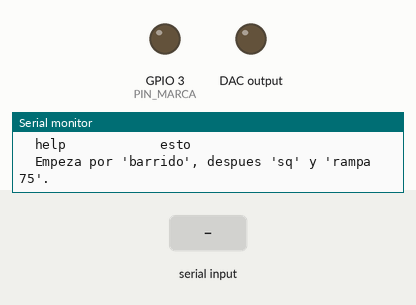
Simulated run of this sketch. Board: ESP32-C3. Shown: output pins drawn as LEDs (lit = HIGH), the last lines printed to the serial monitor. Wiring (inferred from the names in the program): MCP4725 DAC at I2C address 0x60. The inputs (shaded band) are chosen by the test bench.

Above: at 1.5 s.
1.6 s: "barrido\n" received over Serial
At 2.5 s:
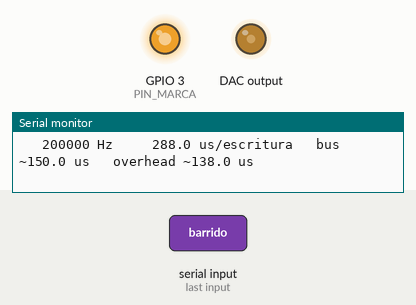
4.6 s: "sq 1\n" received over Serial
At 5.8 s:
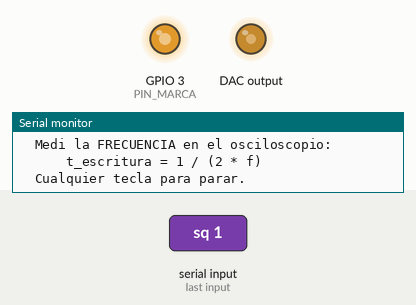
6.1 s: "help 1\n" received over Serial
At 6.6 s:
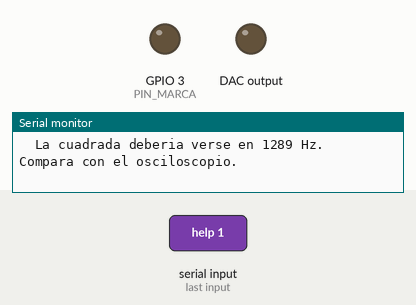
7.6 s: "rampa\n" received over Serial
At 8.6 s:
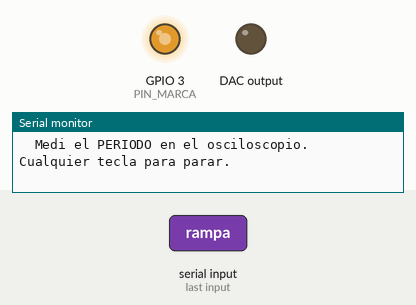
Timing chart, 0 to 10.5 s (numbered marks = the images above; inputs shaded):
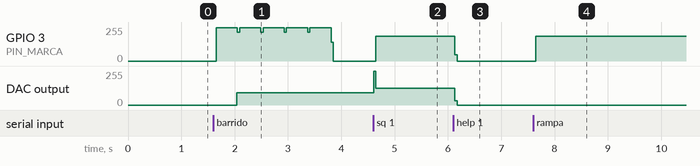

Measured:
- after the input at 1.6 s, DAC output: 0/255 → 93/255 after 0.44 s
- after the input at 4.6 s, GPIO 3 (PIN_MARCA): 0/255 → 187/255 after 0.05 s; DAC output: 93/255 → 127/255 at once
- after the input at 6.1 s, GPIO 3 (PIN_MARCA): 187/255 → 0/255 at once; DAC output: 127/255 → 0/255 at once
- after the input at 7.6 s, GPIO 3 (PIN_MARCA): 0/255 → 187/255 after 0.05 s

The sketch:

velocidad_dac.ino
```cpp
/*
 * velocidad_dac.ino
 * -----------------
 * Cuanto tarda REALMENTE una escritura al MCP4725, y que relacion impone eso
 * entre el PRF y la cantidad de escalones de la rampa.
 *
 * Es un sketch de MEDICION, aislado a proposito:
 *   - No toca el I2S ni el PCM1808.
 *   - No usa la tabla de predistorsion: los codigos van lineales.
 *   - No guarda nada en flash.
 * Todo lo que hace es escribirle al DAC y contar el tiempo. Si algo no cierra,
 * el problema esta en estas 250 lineas y en ningun otro lado.
 *
 * CABLEADO
 *   GPIO0 -> SDA      GPIO1 -> SCL      3V3 -> VCC      GND -> GND
 *   GPIO3 -> canal 2 del osciloscopio (marca: sube DURANTE la escritura I2C)
 *   OUT   -> canal 1 del osciloscopio
 *
 * COMPILACION
 *   Placa "Nologo ESP32C3 Super Mini", o "ESP32C3 Dev Module" con
 *   USB CDC On Boot = Enabled. Si no, el monitor serie queda mudo.
 *
 * LAS TRES MEDICIONES QUE IMPORTAN
 *   sq              cuadrada a maxima velocidad. Medi la FRECUENCIA en el
 *                   osciloscopio: t_escritura = 1 / (2 * f). Es la medicion
 *                   mas confiable porque no depende del reloj del ESP32.
 *   rampa <pasos>   triangular a maxima velocidad con esa cantidad de
 *                   escalones. Te dice el PRF minimo alcanzable, que es
 *                   justo la relacion PRF <-> pasos que buscamos.
 *   barrido         repite la medicion a 100k, 200k, 400k, 800k y 1M de
 *                   reloj I2C y arma la tabla.
 */

#include <Wire.h>

#if defined(ARDUINO_USB_CDC_ON_BOOT) && ARDUINO_USB_CDC_ON_BOOT == 0
#warning "Compilalo con USB CDC On Boot = Enabled o no vas a ver nada en el monitor."
#endif

// --------------------------------------------------------------------------
//  Configuracion
// --------------------------------------------------------------------------
#define PIN_SDA     0
#define PIN_SCL     1
#define PIN_MARCA   3        // sube durante la escritura: canal 2 del osciloscopio

#define DAC_MAX  4095        // 12 bits

// Ancho de banda del VCO, de firmware/gpr_barrido/tabla_vco.h (943 a 1981.7 MHz).
// Esta a mano y no incluido a proposito: este sketch no depende de nada.
#define BW_MHZ   1038.7f

#define C_LUZ    3.0e8f

static uint8_t  g_addr = 0x60;
static bool     g_ok   = false;
static uint32_t g_clk  = 400000;
static float    g_tesc = 0.0f;      // us por escritura, ultimo valor medido

// --------------------------------------------------------------------------
//  Escritura al DAC
// --------------------------------------------------------------------------
//
// Fast Mode Write: dos bytes, sin tocar la EEPROM. El nibble alto del primer
// byte lleva C2=0 C1=0 PD1=0 PD0=0, o sea que alcanza con enmascarar.
// NUNCA usar el comando de EEPROM: aguanta ~1e6 ciclos y tarda 25-50 ms.
//
static inline bool escribir(uint16_t v) {
  if (v > DAC_MAX) v = DAC_MAX;
  digitalWrite(PIN_MARCA, HIGH);
  Wire.beginTransmission(g_addr);
  Wire.write((uint8_t)((v >> 8) & 0x0F));
  Wire.write((uint8_t)(v & 0xFF));
  bool ok = (Wire.endTransmission() == 0);
  digitalWrite(PIN_MARCA, LOW);
  return ok;
}

static bool buscarDAC() {
  for (uint8_t a = 0x60; a <= 0x67; a++) {
    Wire.beginTransmission(a);
    if (Wire.endTransmission() == 0) { g_addr = a; g_ok = true; return true; }
  }
  g_ok = false;
  return false;
}

// --------------------------------------------------------------------------
//  Medicion por software
// --------------------------------------------------------------------------
//
// Mide el lazo completo: transaccion en el bus MAS el overhead de la libreria
// Wire. Ese es el numero que importa, porque es el que limita la rampa.
// La cuenta de bus puro seria ~30 bits a g_clk; la diferencia es el driver.
//
static float medir(uint32_t n) {
  uint32_t t0 = micros();
  for (uint32_t i = 0; i < n; i++) escribir((uint16_t)(i & DAC_MAX));
  uint32_t dt = micros() - t0;
  return (float)dt / (float)n;
}

static void mostrarUna(uint32_t clk, float us) {
  float bus = 30.0f * 1e6f / (float)clk;      // ~30 bits: start + 3 bytes + acks + stop
  Serial.printf("  %7lu Hz  %8.1f us/escritura   bus ~%.1f us   overhead ~%.1f us\n",
                (unsigned long)clk, us, bus, us - bus);
}

// --------------------------------------------------------------------------
//  Tabla PRF <-> pasos
// --------------------------------------------------------------------------
//
// Con N niveles hay N-1 intervalos, y una triangular completa los recorre dos
// veces: subida y bajada. O sea 2*(N-1) escrituras por periodo de PRF.
//
//   PRF_min = 2 * (N-1) * t_escritura
//   N_max   = 1 + PRF / (2 * t_escritura)
//
// La fisica que cuelga de N:
//   df    = BW / (N-1)                salto de frecuencia por escalon
//   R_amb = c / (4*df)                alcance no ambiguo, UN canal real
//                                     (con I/Q seria c/(2*df))
//
static void tablaPrf() {
  if (g_tesc <= 0.0f) {
    Serial.println("[error] primero corre 'mide' o 'sq' para tener t_escritura");
    return;
  }
  float dr_cm = C_LUZ / (2.0f * BW_MHZ * 1e6f) * 100.0f;

  Serial.println();
  Serial.printf("  t_escritura medida : %.1f us\n", g_tesc);
  Serial.printf("  Ancho de banda     : %.0f MHz\n", BW_MHZ);
  Serial.printf("  Resolucion         : %.1f cm  (la fija BW, no los pasos)\n", dr_cm);
  Serial.println();
  Serial.println("  PRF [ms]   pasos max   df [MHz]   R_amb [m]");
  Serial.println("  ---------------------------------------------");

  const float prfs[] = {5, 10, 20, 37, 50, 100, 200, 500};
  for (uint8_t i = 0; i < sizeof(prfs) / sizeof(prfs[0]); i++) {
    float n = 1.0f + prfs[i] * 1000.0f / (2.0f * g_tesc);
    if (n < 2.0f) {
      Serial.printf("  %7.0f      -- no alcanza ni para 2 escalones --\n", prfs[i]);
      continue;
    }
    uint32_t N = (uint32_t)n;
    float df = BW_MHZ / (float)(N - 1);
    float ramb = C_LUZ / (4.0f * df * 1e6f);
    Serial.printf("  %7.0f   %9lu   %8.2f   %9.2f\n",
                  prfs[i], (unsigned long)N, df, ramb);
  }
  Serial.println();
  Serial.println("  Leelo al reves si lo que te importa es el alcance: elegis");
  Serial.println("  R_amb, eso te fija los pasos, y los pasos te fijan el PRF.");
  Serial.println();
}

// --------------------------------------------------------------------------
//  Cuadrada a maxima velocidad
// --------------------------------------------------------------------------
//
// El DAC alterna entre dos codigos lo mas rapido que puede. En el osciloscopio
// sale una cuadrada de periodo 2*t_escritura. Medir una frecuencia es facil
// hasta en un osciloscopio malo, y ademas se ve si la salida ALCANZA a
// establecerse: si en vez de cuadrada ves trapecio, el DAC no llega.
//
static void cuadrada(uint16_t bajo, uint16_t alto) {
  Serial.printf("\n  Cuadrada entre %u y %u a maxima velocidad.\n", bajo, alto);
  Serial.println("  Medi la FRECUENCIA en el osciloscopio:");
  Serial.println("      t_escritura = 1 / (2 * f)");
  Serial.println("  Cualquier tecla para parar.\n");

  uint32_t n = 0;
  uint32_t t0 = micros();
  bool arriba = false;
  while (!Serial.available()) {
    escribir(arriba ? alto : bajo);
    arriba = !arriba;
    n++;
  }
  uint32_t dt = micros() - t0;
  while (Serial.available()) Serial.read();

  g_tesc = (float)dt / (float)n;
  Serial.printf("  %lu escrituras en %.3f s  ->  %.1f us/escritura\n",
                (unsigned long)n, dt / 1e6f, g_tesc);
  Serial.printf("  La cuadrada deberia verse en %.0f Hz. Compara con el osciloscopio.\n\n",
                1e6f / (2.0f * g_tesc));
}

// --------------------------------------------------------------------------
//  Triangular a maxima velocidad
// --------------------------------------------------------------------------
//
// Esta es la medicion que responde la pregunta directamente: con N escalones,
// cual es el PRF mas rapido posible. No se le pide un PRF: se corre a fondo y
// se mide el que sale.
//
static void rampaMax(uint16_t pasos) {
  if (pasos < 2) { Serial.println("[error] pasos >= 2"); return; }

  Serial.printf("\n  Triangular de %u escalones a maxima velocidad.\n", pasos);
  Serial.println("  Medi el PERIODO en el osciloscopio. Cualquier tecla para parar.\n");

  uint32_t n = 0;
  int32_t idx = 0;
  int8_t  dir = 1;
  uint32_t t0 = micros();
  while (!Serial.available()) {
    escribir((uint16_t)((uint32_t)DAC_MAX * (uint32_t)idx / (uint32_t)(pasos - 1)));
    n++;
    idx += dir;
    if (idx >= (int32_t)pasos - 1) { idx = pasos - 1; dir = -1; }
    else if (idx <= 0)             { idx = 0;         dir = +1; }
  }
  uint32_t dt = micros() - t0;
  while (Serial.available()) Serial.read();

  g_tesc = (float)dt / (float)n;
  float prf_ms = 2.0f * (pasos - 1) * g_tesc / 1000.0f;
  float df = BW_MHZ / (float)(pasos - 1);
  float ramb = C_LUZ / (4.0f * df * 1e6f);

  Serial.printf("  %lu escrituras en %.3f s  ->  %.1f us/escritura\n",
                (unsigned long)n, dt / 1e6f, g_tesc);
  Serial.println();
  Serial.printf("  PRF minimo         : %.3f ms  (%.1f Hz)\n", prf_ms, 1000.0f / prf_ms);
  Serial.printf("  Rampa (media onda) : %.3f ms\n", prf_ms / 2.0f);
  Serial.printf("  Salto de frecuencia: %.2f MHz por escalon\n", df);
  Serial.printf("  Alcance no ambiguo : %.2f m  (canal real, c/4df)\n", ramb);
  Serial.printf("  Batido por metro   : %.0f Hz/m\n",
                2.0f * BW_MHZ * 1e6f / (C_LUZ * prf_ms / 2000.0f));
  Serial.println();
}

// --------------------------------------------------------------------------
//  Consola
// --------------------------------------------------------------------------
static void ayuda() {
  Serial.println();
  Serial.println("  sq [bajo alto]  cuadrada a maxima velocidad (osciloscopio: frecuencia)");
  Serial.println("  rampa <pasos>   triangular a maxima velocidad (osciloscopio: periodo)");
  Serial.println("  mide [n]        mide t_escritura por software (default 2000 escrituras)");
  Serial.println("  barrido         mide a 100k / 200k / 400k / 800k / 1M");
  Serial.println("  tabla           PRF vs pasos maximos, con df y alcance no ambiguo");
  Serial.println("  clk <hz>        reloj del I2C");
  Serial.println("  dc <codigo>     tension fija, 0..4095 (para el tester)");
  Serial.println("  dac             re-escanea 0x60..0x67");
  Serial.println("  info            estado");
  Serial.println("  help            esto");
  Serial.println();
}

static void info() {
  Serial.println();
  Serial.println("  ---------------- ESTADO ----------------");
  if (g_ok) Serial.printf("  MCP4725           : 0x%02X\n", g_addr);
  else      Serial.println("  MCP4725           : NO CONECTADO");
  Serial.printf("  Reloj I2C         : %lu Hz\n", (unsigned long)g_clk);
  if (g_tesc > 0.0f) {
    Serial.printf("  t_escritura       : %.1f us  (medida)\n", g_tesc);
    Serial.printf("  Cuadrada esperada : %.0f Hz\n", 1e6f / (2.0f * g_tesc));
  } else {
    Serial.println("  t_escritura       : sin medir  ('mide' o 'sq')");
  }
  Serial.printf("  BW asumido        : %.0f MHz\n", BW_MHZ);
  Serial.println("  ----------------------------------------");
  Serial.println();
}

static void procesar(String s) {
  s.trim();
  int e = s.indexOf(' ');
  String cmd = (e < 0) ? s : s.substring(0, e);
  String arg = (e < 0) ? "" : s.substring(e + 1);
  arg.trim();
  cmd.toLowerCase();

  if (cmd == "help" || cmd == "?") { ayuda(); return; }
  if (cmd == "info")               { info();  return; }

  if (cmd == "dac") {
    if (buscarDAC()) Serial.printf("[ok] MCP4725 en 0x%02X\n", g_addr);
    else             Serial.println("[aviso] no lo encuentro en 0x60..0x67");
    return;
  }

  if (!g_ok && (cmd == "sq" || cmd == "rampa" || cmd == "mide" ||
                cmd == "barrido" || cmd == "dc")) {
    Serial.println("[error] no hay DAC. Revisa SDA=GPIO0, SCL=GPIO1, VCC=3V3, GND.");
    Serial.println("        'dac' para volver a escanear.");
    return;
  }

  if (cmd == "clk") {
    long v = arg.toInt();
    if (v < 10000 || v > 1000000) { Serial.println("[error] clk entre 10000 y 1000000"); return; }
    g_clk = (uint32_t)v;
    Wire.setClock(g_clk);
    Serial.printf("[ok] reloj I2C = %lu Hz\n", (unsigned long)g_clk);
    return;
  }

  if (cmd == "dc") {
    long v = arg.toInt();
    if (v < 0 || v > DAC_MAX) { Serial.println("[error] 0..4095"); return; }
    escribir((uint16_t)v);
    Serial.printf("[ok] DAC = %ld  (%.3f V con VDD 3.300)\n", v, 3.3f * v / (float)DAC_MAX);
    return;
  }

  if (cmd == "mide") {
    uint32_t n = arg.length() ? (uint32_t)arg.toInt() : 2000;
    if (n < 100) n = 100;
    g_tesc = medir(n);
    Serial.println();
    mostrarUna(g_clk, g_tesc);
    Serial.printf("  -> con %lu escalones el PRF minimo es %.2f ms\n\n",
                  75UL, 2.0f * 74.0f * g_tesc / 1000.0f);
    return;
  }

  if (cmd == "barrido") {
    const uint32_t clks[] = {100000, 200000, 400000, 800000, 1000000};
    Serial.println();
    Serial.println("  Reloj I2C    t_escritura        desglose");
    Serial.println("  ---------------------------------------------------------");
    for (uint8_t i = 0; i < 5; i++) {
      Wire.setClock(clks[i]);
      delay(5);
      float us = medir(1500);
      mostrarUna(clks[i], us);
      if (clks[i] == g_clk) g_tesc = us;
    }
    Wire.setClock(g_clk);
    Serial.println();
    Serial.println("  Si el overhead no baja al subir el reloj, el techo lo pone");
    Serial.println("  la libreria Wire y no el bus: ahi ya no sirve acelerar mas.");
    Serial.println();
    return;
  }

  if (cmd == "sq") {
    uint16_t bajo = 0, alto = DAC_MAX;
    int e2 = arg.indexOf(' ');
    if (e2 > 0) {
      bajo = (uint16_t)arg.substring(0, e2).toInt();
      alto = (uint16_t)arg.substring(e2 + 1).toInt();
    }
    cuadrada(bajo, alto);
    return;
  }

  if (cmd == "rampa") {
    uint16_t p = (uint16_t)arg.toInt();
    if (p == 0) p = 75;
    rampaMax(p);
    return;
  }

  if (cmd == "tabla") { tablaPrf(); return; }

  Serial.printf("[error] comando desconocido: '%s'. Escribi 'help'.\n", cmd.c_str());
}

// --------------------------------------------------------------------------
void setup() {
  pinMode(PIN_MARCA, OUTPUT);
  digitalWrite(PIN_MARCA, LOW);

  Serial.begin(115200);
  uint32_t t = millis();
  while (!Serial && millis() - t < 2500) delay(10);
  delay(300);

  Serial.println();
  Serial.println("==========================================");
  Serial.println("  velocidad_dac  --  cuanto tarda el MCP4725");
  Serial.println("==========================================");

  Wire.begin(PIN_SDA, PIN_SCL);
  Wire.setClock(g_clk);

  if (buscarDAC()) {
    Serial.printf("  MCP4725 en 0x%02X\n", g_addr);
    escribir(0);
  } else {
    Serial.println("  [AVISO] No encuentro el MCP4725 en 0x60..0x67.");
    Serial.println("          SDA=GPIO0, SCL=GPIO1, VCC=3V3, GND comun,");
    Serial.println("          y pull-ups de 4k7 si el modulo no las trae.");
  }

  Serial.println();
  Serial.println("  Canal 1 del osciloscopio -> OUT del DAC");
  Serial.printf("  Canal 2 del osciloscopio -> GPIO%d (sube durante la escritura)\n", PIN_MARCA);
  ayuda();
  Serial.println("  Empeza por 'barrido', despues 'sq' y 'rampa 75'.");
  Serial.println();
}

void loop() {
  static String buf;
  while (Serial.available()) {
    char c = (char)Serial.read();
    if (c == '\n' || c == '\r') {
      if (buf.length()) { procesar(buf); buf = ""; }
    } else if (buf.length() < 40) {
      buf += c;
    }
  }
  delay(2);
}
```
